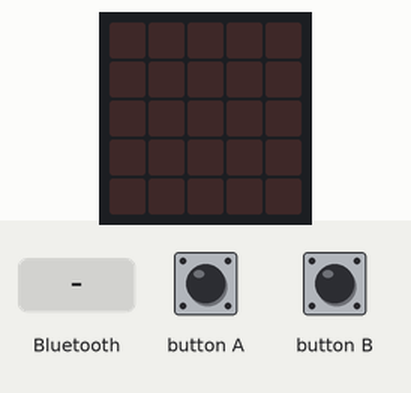
This program was run on a simulated BBC micro:bit (MakeCode). On the bench: the board's 5×5 LED display. The test bench sets the inputs (shaded band). USB keyboard and mouse output is not drawn.

Above: at 1.2 s.
1.3 s: a phone connects over Bluetooth
At 1.7 s:
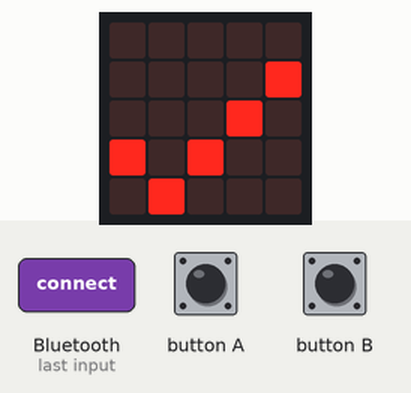
Timing chart, 0 to 4.3 s (numbered marks = the images above; inputs shaded):
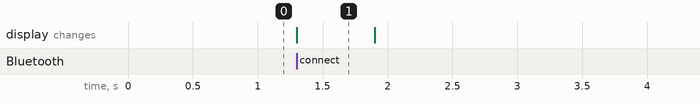

Measured:
- after the input at 1.3 s, the display: changes at once (image 1)
- what the display in image 1 shows lasts 0.6 s, from 1.3 s to 1.9 s

The program:

main.ts
```typescript
bluetooth.onBluetoothConnected(function () {
    basic.showIcon(IconNames.Yes)
    basic.clearScreen()
})
input.onButtonPressed(Button.A, function () {
    keyboard.sendString(keyboard.keys(keyboard._Key.left))
})
input.onButtonPressed(Button.B, function () {
    keyboard.sendString(keyboard.keys(keyboard._Key.right))
})
keyboard.startKeyboardService()
```

test.ts
```typescript
// tests gaan hier; deze zal niet worden gecompileerd wanneer dit pakket wordt gebruikt als extensie.
```
